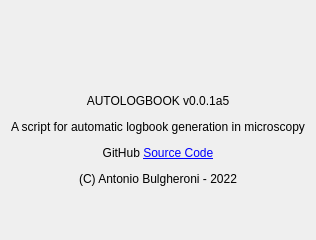
<?xml version="1.0" encoding="UTF-8"?>
<ui version="4.0">
 <class>About</class>
 <widget class="QDialog" name="About">
  <property name="windowModality">
   <enum>Qt::NonModal</enum>
  </property>
  <property name="geometry">
   <rect>
    <x>0</x>
    <y>0</y>
    <width>283</width>
    <height>240</height>
   </rect>
  </property>
  <property name="windowTitle">
   <string>About Autologbook</string>
  </property>
  <property name="windowIcon">
   <iconset resource="resource.qrc">
    <normaloff>:/resources/icons8-logbook-64.png</normaloff>:/resources/icons8-logbook-64.png</iconset>
  </property>
  <layout class="QVBoxLayout" name="verticalLayout">
   <item>
    <widget class="QLabel" name="label">
     <property name="text">
      <string>&lt;html&gt;&lt;head/&gt;&lt;body&gt;&lt;p align=&quot;center&quot;&gt;&lt;img src=&quot;:/resources/icons8-logbook-64.png&quot;/&gt;&lt;/p&gt;&lt;p align=&quot;center&quot;&gt;&lt;br/&gt;&lt;/p&gt;&lt;p align=&quot;center&quot;&gt;AUTOLOGBOOK v0.0.1a5&lt;/p&gt;&lt;p align=&quot;center&quot;&gt;A script for automatic logbook generation in microscopy&lt;/p&gt;&lt;p align=&quot;center&quot;&gt;GitHub &lt;a href=&quot;https://github.com/abulgher/autologbook&quot;&gt;&lt;span style=&quot; text-decoration: underline; color:#0000ff;&quot;&gt;Source Code&lt;/span&gt;&lt;/a&gt;&lt;/p&gt;&lt;p align=&quot;center&quot;&gt;(C) Antonio Bulgheroni - 2022&lt;/p&gt;&lt;/body&gt;&lt;/html&gt;</string>
     </property>
    </widget>
   </item>
  </layout>
 </widget>
 <resources>
  <include location="resource.qrc"/>
 </resources>
 <connections/>
</ui>
